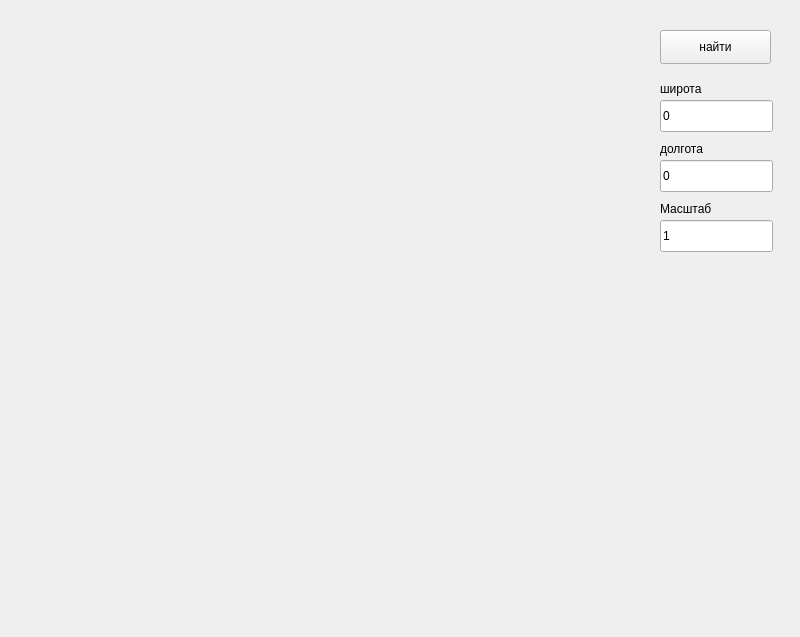
<?xml version="1.0" encoding="UTF-8"?>
<ui version="4.0">
 <class>Widget</class>
 <widget class="QWidget" name="Widget">
  <property name="geometry">
   <rect>
    <x>0</x>
    <y>0</y>
    <width>800</width>
    <height>637</height>
   </rect>
  </property>
  <property name="windowTitle">
   <string>Widget</string>
  </property>
  <widget class="QPushButton" name="search_button">
   <property name="geometry">
    <rect>
     <x>660</x>
     <y>30</y>
     <width>111</width>
     <height>34</height>
    </rect>
   </property>
   <property name="focusPolicy">
    <enum>Qt::ClickFocus</enum>
   </property>
   <property name="text">
    <string>найти</string>
   </property>
  </widget>
  <widget class="QLineEdit" name="shirota_line">
   <property name="geometry">
    <rect>
     <x>660</x>
     <y>100</y>
     <width>113</width>
     <height>32</height>
    </rect>
   </property>
   <property name="focusPolicy">
    <enum>Qt::ClickFocus</enum>
   </property>
   <property name="text">
    <string>0</string>
   </property>
  </widget>
  <widget class="QLabel" name="shirota_label">
   <property name="geometry">
    <rect>
     <x>660</x>
     <y>80</y>
     <width>77</width>
     <height>18</height>
    </rect>
   </property>
   <property name="text">
    <string>широта</string>
   </property>
  </widget>
  <widget class="QLineEdit" name="dolgota_line">
   <property name="geometry">
    <rect>
     <x>660</x>
     <y>160</y>
     <width>113</width>
     <height>32</height>
    </rect>
   </property>
   <property name="focusPolicy">
    <enum>Qt::ClickFocus</enum>
   </property>
   <property name="text">
    <string>0</string>
   </property>
  </widget>
  <widget class="QLabel" name="dolgota_label">
   <property name="geometry">
    <rect>
     <x>660</x>
     <y>140</y>
     <width>77</width>
     <height>18</height>
    </rect>
   </property>
   <property name="text">
    <string>долгота</string>
   </property>
  </widget>
  <widget class="QLabel" name="karta">
   <property name="geometry">
    <rect>
     <x>10</x>
     <y>20</y>
     <width>641</width>
     <height>601</height>
    </rect>
   </property>
   <property name="focusPolicy">
    <enum>Qt::StrongFocus</enum>
   </property>
   <property name="text">
    <string/>
   </property>
  </widget>
  <widget class="QLabel" name="label">
   <property name="geometry">
    <rect>
     <x>660</x>
     <y>200</y>
     <width>77</width>
     <height>18</height>
    </rect>
   </property>
   <property name="text">
    <string>Масштаб</string>
   </property>
  </widget>
  <widget class="QLineEdit" name="mashtab">
   <property name="geometry">
    <rect>
     <x>660</x>
     <y>220</y>
     <width>113</width>
     <height>32</height>
    </rect>
   </property>
   <property name="focusPolicy">
    <enum>Qt::ClickFocus</enum>
   </property>
   <property name="text">
    <string>1</string>
   </property>
  </widget>
 </widget>
 <resources/>
 <connections/>
</ui>
